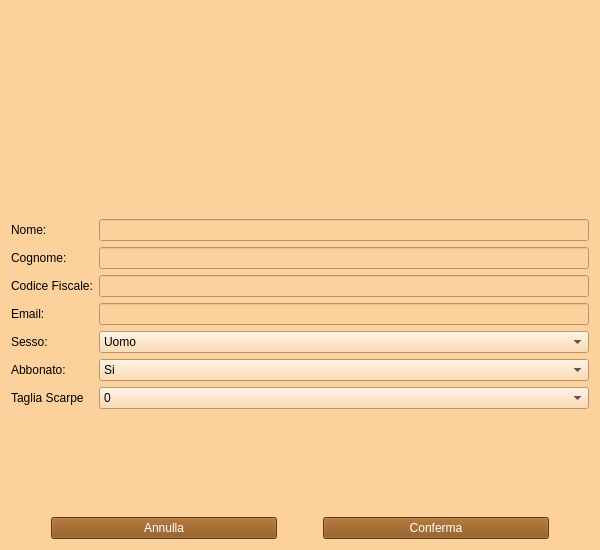
<?xml version="1.0" encoding="UTF-8"?>
<ui version="4.0">
 <class>Form</class>
 <widget class="QWidget" name="Form">
  <property name="geometry">
   <rect>
    <x>0</x>
    <y>0</y>
    <width>600</width>
    <height>550</height>
   </rect>
  </property>
  <property name="minimumSize">
   <size>
    <width>600</width>
    <height>550</height>
   </size>
  </property>
  <property name="maximumSize">
   <size>
    <width>600</width>
    <height>550</height>
   </size>
  </property>
  <property name="windowTitle">
   <string>Modifica dati cliente</string>
  </property>
  <property name="styleSheet">
   <string notr="true">background-color: #FCD19C</string>
  </property>
  <layout class="QVBoxLayout" name="verticalLayout_2">
   <item>
    <layout class="QVBoxLayout" name="verticalLayout">
     <item>
      <layout class="QHBoxLayout" name="horizontalLayout_5">
       <item>
        <widget class="QLabel" name="label_2">
         <property name="minimumSize">
          <size>
           <width>100</width>
           <height>100</height>
          </size>
         </property>
         <property name="maximumSize">
          <size>
           <width>100</width>
           <height>100</height>
          </size>
         </property>
         <property name="text">
          <string/>
         </property>
         <property name="pixmap">
          <pixmap>../../Logo_bowling.png</pixmap>
         </property>
         <property name="scaledContents">
          <bool>true</bool>
         </property>
        </widget>
       </item>
      </layout>
     </item>
     <item>
      <spacer name="verticalSpacer">
       <property name="orientation">
        <enum>Qt::Vertical</enum>
       </property>
       <property name="sizeType">
        <enum>QSizePolicy::Fixed</enum>
       </property>
       <property name="sizeHint" stdset="0">
        <size>
         <width>20</width>
         <height>30</height>
        </size>
       </property>
      </spacer>
     </item>
     <item>
      <layout class="QFormLayout" name="formLayout">
       <property name="formAlignment">
        <set>Qt::AlignLeading|Qt::AlignLeft|Qt::AlignVCenter</set>
       </property>
       <item row="2" column="0">
        <widget class="QLabel" name="label_15">
         <property name="text">
          <string>Nome:</string>
         </property>
        </widget>
       </item>
       <item row="2" column="1">
        <widget class="QLineEdit" name="textNome"/>
       </item>
       <item row="3" column="0">
        <widget class="QLabel" name="label_21">
         <property name="text">
          <string>Cognome:</string>
         </property>
        </widget>
       </item>
       <item row="3" column="1">
        <widget class="QLineEdit" name="textCognome"/>
       </item>
       <item row="5" column="0">
        <widget class="QLabel" name="label_16">
         <property name="text">
          <string>Codice Fiscale:</string>
         </property>
        </widget>
       </item>
       <item row="5" column="1">
        <widget class="QLineEdit" name="textCF"/>
       </item>
       <item row="6" column="0">
        <widget class="QLabel" name="label_17">
         <property name="text">
          <string>Email:</string>
         </property>
        </widget>
       </item>
       <item row="6" column="1">
        <widget class="QLineEdit" name="textEmail"/>
       </item>
       <item row="7" column="0">
        <widget class="QLabel" name="label_18">
         <property name="text">
          <string>Sesso:</string>
         </property>
        </widget>
       </item>
       <item row="7" column="1">
        <widget class="QComboBox" name="comboBoxSesso">
         <item>
          <property name="text">
           <string>Uomo</string>
          </property>
         </item>
         <item>
          <property name="text">
           <string>Donna</string>
          </property>
         </item>
         <item>
          <property name="text">
           <string>Preferisco non specificare</string>
          </property>
         </item>
        </widget>
       </item>
       <item row="9" column="0">
        <widget class="QLabel" name="label_19">
         <property name="text">
          <string>Abbonato:</string>
         </property>
        </widget>
       </item>
       <item row="9" column="1">
        <widget class="QComboBox" name="comboBoxAbbonato">
         <property name="editable">
          <bool>false</bool>
         </property>
         <property name="currentText">
          <string>Si</string>
         </property>
         <property name="currentIndex">
          <number>0</number>
         </property>
         <item>
          <property name="text">
           <string>Si</string>
          </property>
         </item>
         <item>
          <property name="text">
           <string>No</string>
          </property>
         </item>
        </widget>
       </item>
       <item row="10" column="0">
        <widget class="QLabel" name="label_20">
         <property name="text">
          <string>Taglia Scarpe</string>
         </property>
        </widget>
       </item>
       <item row="10" column="1">
        <widget class="QComboBox" name="comboBoxTagliaScarpe">
         <property name="editable">
          <bool>false</bool>
         </property>
         <property name="currentText">
          <string>0</string>
         </property>
         <property name="currentIndex">
          <number>0</number>
         </property>
         <item>
          <property name="text">
           <string>0</string>
          </property>
         </item>
         <item>
          <property name="text">
           <string>38</string>
          </property>
         </item>
         <item>
          <property name="text">
           <string>39</string>
          </property>
         </item>
         <item>
          <property name="text">
           <string>40</string>
          </property>
         </item>
         <item>
          <property name="text">
           <string>41</string>
          </property>
         </item>
         <item>
          <property name="text">
           <string>42</string>
          </property>
         </item>
         <item>
          <property name="text">
           <string>43</string>
          </property>
         </item>
         <item>
          <property name="text">
           <string>44</string>
          </property>
         </item>
         <item>
          <property name="text">
           <string>45</string>
          </property>
         </item>
        </widget>
       </item>
      </layout>
     </item>
     <item>
      <spacer name="verticalSpacer_2">
       <property name="orientation">
        <enum>Qt::Vertical</enum>
       </property>
       <property name="sizeType">
        <enum>QSizePolicy::Fixed</enum>
       </property>
       <property name="sizeHint" stdset="0">
        <size>
         <width>20</width>
         <height>30</height>
        </size>
       </property>
      </spacer>
     </item>
     <item>
      <layout class="QVBoxLayout" name="verticalLayout_3"/>
     </item>
     <item>
      <layout class="QHBoxLayout" name="horizontalLayout_2">
       <item>
        <spacer name="horizontalSpacer_2">
         <property name="orientation">
          <enum>Qt::Horizontal</enum>
         </property>
         <property name="sizeType">
          <enum>QSizePolicy::Maximum</enum>
         </property>
         <property name="sizeHint" stdset="0">
          <size>
           <width>40</width>
           <height>20</height>
          </size>
         </property>
        </spacer>
       </item>
       <item>
        <widget class="QPushButton" name="annullaButton">
         <property name="styleSheet">
          <string notr="true">color: white;  background-color: #874B0F</string>
         </property>
         <property name="text">
          <string>Annulla</string>
         </property>
        </widget>
       </item>
       <item>
        <spacer name="horizontalSpacer">
         <property name="orientation">
          <enum>Qt::Horizontal</enum>
         </property>
         <property name="sizeType">
          <enum>QSizePolicy::Maximum</enum>
         </property>
         <property name="sizeHint" stdset="0">
          <size>
           <width>40</width>
           <height>20</height>
          </size>
         </property>
        </spacer>
       </item>
       <item>
        <widget class="QPushButton" name="confermaButton">
         <property name="styleSheet">
          <string notr="true">color: white;  background-color: #874B0F</string>
         </property>
         <property name="text">
          <string>Conferma</string>
         </property>
        </widget>
       </item>
       <item>
        <spacer name="horizontalSpacer_3">
         <property name="orientation">
          <enum>Qt::Horizontal</enum>
         </property>
         <property name="sizeType">
          <enum>QSizePolicy::Maximum</enum>
         </property>
         <property name="sizeHint" stdset="0">
          <size>
           <width>40</width>
           <height>20</height>
          </size>
         </property>
        </spacer>
       </item>
      </layout>
     </item>
    </layout>
   </item>
  </layout>
 </widget>
 <resources/>
 <connections/>
</ui>
